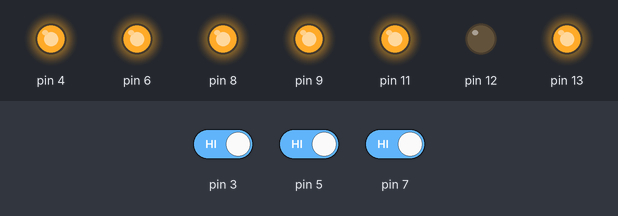
Simulated run of this sketch. Board: Arduino Uno, built with avr-gcc and run on an emulated ATmega328P. Parts: output pins drawn as LEDs (lit = HIGH). The test bench sets the inputs (shaded band); at power-on: pin 3 HIGH, pin 5 HIGH, pin 7 HIGH.

Above: at 1.2 s.
1.3 s: pin 3 driven LOW and pin 5 driven LOW
At 2.3 s:
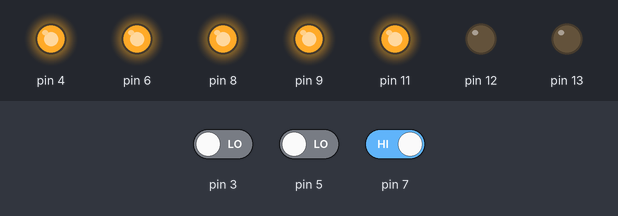
4.3 s: pin 3 driven HIGH
At 6.5 s:
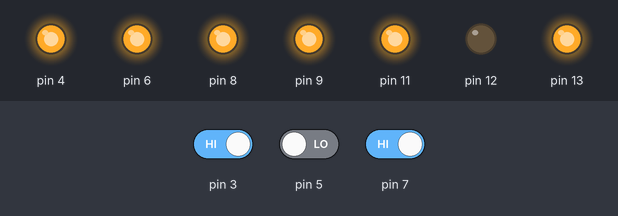
6.8 s: pin 3 driven LOW
At 9.2 s:
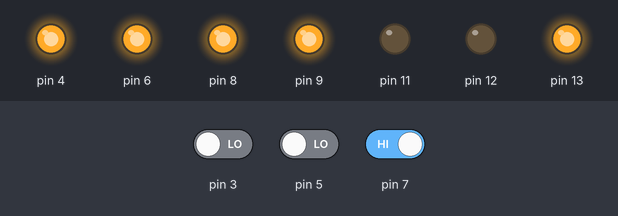
9.8 s: pin 5 driven HIGH and pin 7 driven LOW
At 11.9 s:
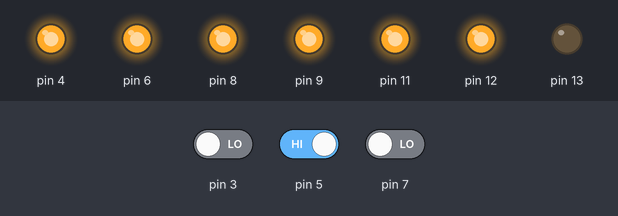
Timing chart, 0 to 13.3 s (numbered marks = the images above; inputs shaded):
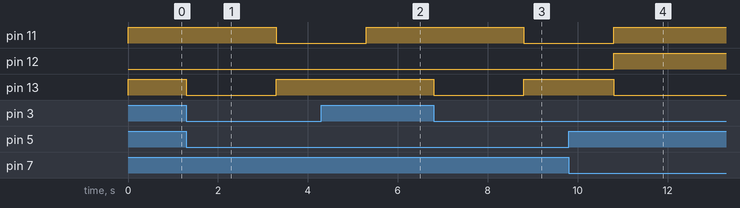

Measured:
- after the input at 1.3 s, pin 11: HIGH → LOW after 2.0 s; pin 13: HIGH → LOW at once, → HIGH 2.0 s later
- after the input at 4.3 s, pin 13: stays HIGH (without the input it goes to LOW after 1.0 s)
- after the input at 6.8 s, pin 11: HIGH → LOW after 2.0 s; pin 13: HIGH → LOW at once, → HIGH 2.0 s later
- after the input at 9.8 s, pin 11: goes on until 10.8 s, then stays HIGH; pin 12: LOW → HIGH after 1.0 s; pin 13: goes on until 10.8 s, then stays LOW

The sketch:

LFR.ino
```cpp
void setup()
{
  // put your setup code here, to run once:                         //BLACK==0
                                                                    //WHITE==1
    pinMode(13,OUTPUT);
    pinMode(12,OUTPUT);
    pinMode(11,OUTPUT);
    pinMode(3,INPUT);
    pinMode(5,INPUT);
    pinMode(7,INPUT);
    pinMode(9,OUTPUT);
    digitalWrite(9,HIGH);
    pinMode(6,OUTPUT);
    digitalWrite(6,HIGH);
    pinMode(4,OUTPUT);
    digitalWrite(4,HIGH);
    pinMode(8,OUTPUT);
    digitalWrite(8,HIGH);
}

void loop()
  // put your main code here, to run repeatedly:
  {
    if((digitalRead(7)==0)&&(digitalRead(5)==0)&&(digitalRead(3)==0)||((digitalRead(7)==1)&&(digitalRead(5)==0)&&(digitalRead(3)==1)||(digitalRead(7)==1)&&(digitalRead(5)==1)&&(digitalRead(3)==1)))
    {
    digitalWrite(13,HIGH);//FORWARD
    digitalWrite(12,LOW);
    digitalWrite(11,HIGH);
    digitalWrite(10,LOW);
    }

    if((digitalRead(7)==0)&&(digitalRead(5)==0)&&(digitalRead(3)==1))
    {
    digitalWrite(13,HIGH);//RIGHT TURN
    digitalWrite(12,LOW);
    digitalWrite(11,LOW);
    digitalWrite(10,HIGH);
    }
  //delay(2000);
    if((digitalRead(7)==1)&&(digitalRead(5)==0)&&(digitalRead(3)==0))
    {
    digitalWrite(13,LOW);//RIGHT TURN
    digitalWrite(12,LOW);
    digitalWrite(11,HIGH);
    digitalWrite(10,LOW);
    delay(2000);
    digitalWrite(13,HIGH);//LEFT TURN
    digitalWrite(12,LOW);
    digitalWrite(11,LOW);
    digitalWrite(10,LOW);
    delay(2000);
    }
 // delay(2000);
   // if((digitalRead(7)==1)&&(dgitalRead(5)==0)&&(digitalRead(3)==1))
    //{
    //digitalWrite(13,HIGH);//STEEP LEFT
    //digitalWrite(12,LOW);
    //digitalWrite(11,LOW);
    //digitalWrite(10,HIGH);
    //}
   //delay(2000);
      if((digitalRead(7)==0)&&(digitalRead(5)==1)&&(digitalRead(3)==0))
     {
    digitalWrite(13,LOW);//STEEP RIGHT
    digitalWrite(12,HIGH);
    digitalWrite(11,HIGH);
    digitalWrite(10,LOW);
     }
   //delay(2000);
  }
```
